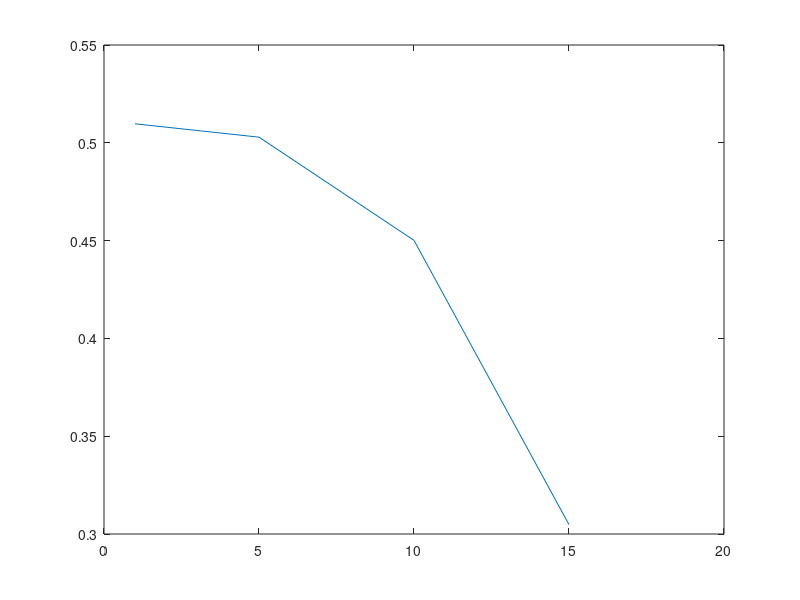

This chart was generated by the following MATLAB code:
clc
clear all
close all

%% With BA and Aggregation

nStasBA = [1 5 10 15];
thrBA = [0.515988 0.475575 0.530536 0.546736 0.479758 ;... % 1
         2.52798  2.46796  2.53471  2.62974  2.41167  ;... % 5
         4.04253  4.74237  4.75599  4.5435   4.42159  ;... % 10
         4.19597  4.71173  4.71865  4.55767  4.67476  ];   % 15
     
mThrBA = mean(thrBA,2)./nStasBA';
     
%% Plot

plot(nStasBA,mThrBA);